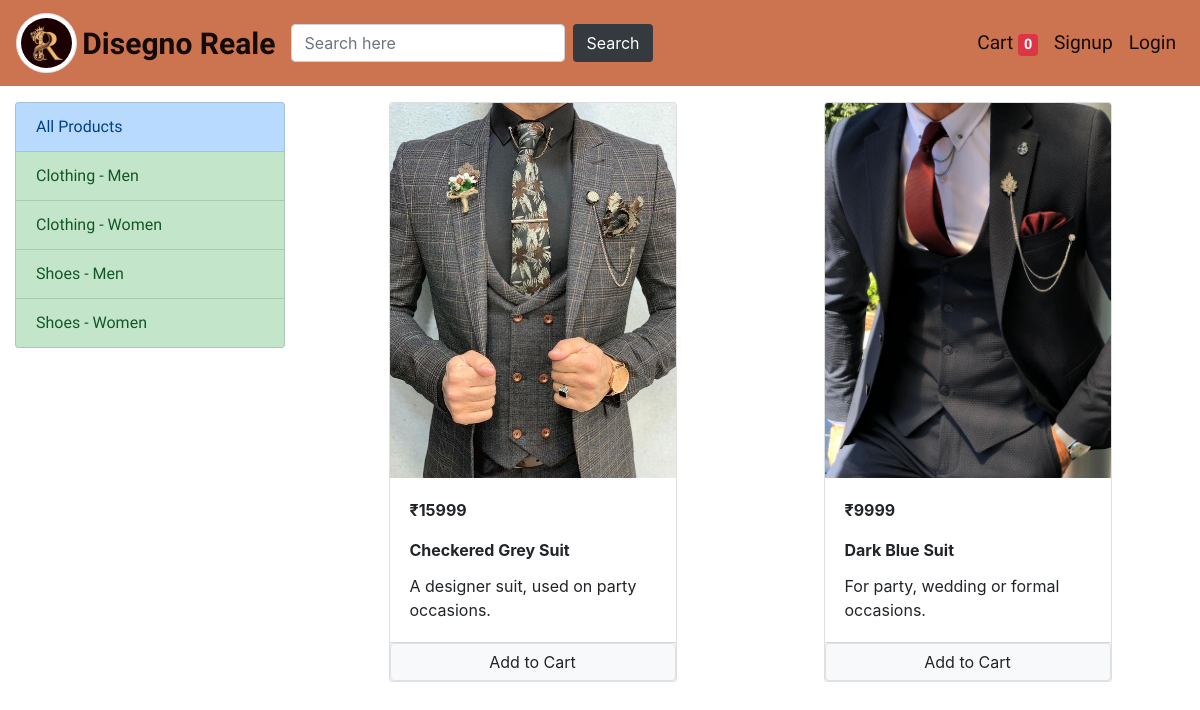
/?category=1, run on the app's committed database.
### store/models/category.py (models this page shows, shortened)
class Category(models.Model):
    name = models.CharField(max_length=20)
    @staticmethod
    def get_all_categories():
        return Category.objects.all()

### store/models/product.py (models this page shows, shortened)
class Product(models.Model):
    name = models.CharField(max_length=50)
    price = models.IntegerField(default=0)
    category = models.ForeignKey(Category, on_delete=models.CASCADE, default=1)
    description = models.CharField(max_length=200, default='', null=True, blank=True)
    image = models.ImageField(upload_to='uploads/products/')
    @staticmethod
    def get_all_products_by_categoryid(category_id):
        if category_id:
            return Product.objects.filter(category = category_id)
        else:
            return Product.get_all_products()

### store/views/home.py (the view, shortened to what this page needs)
# urls.py: path('', Index.as_view(), name='homepage'),
class Index(View):
    def get(self, request):
        cart = request.session.get('cart')
        if not cart:
            request.session['cart'] = {}
        products = None
        categories = Category.get_all_categories()
        categoryId = request.GET.get('category')
        if categoryId:
            products = Product.get_all_products_by_categoryid(categoryId)
        else:
            products = Product.get_all_products()
        data = {}
        data['products'] = products
        data['categories'] = categories
        return render(request, 'index.html', data)

### store/templatetags/cart.py (called while the page is built)
@register.filter(name='is_in_cart')
def is_in_cart(product, cart):
    keys = cart.keys()
    for id in keys:
        if int(id)==product.id:
            return True
    return False

### store/templatetags/custom_filter.py (called while the page is built)
@register.filter(name='currency')
def currency(number):
    return '₹'+str(number)

### store/templates/index.html (shortened to what this page needs)
{% extends 'base.html' %}
{% block content %}
{% load cart %}
{% load custom_filter %}
<div class="container-fluid mt-3">
    <div class="row">
        <div class="col-lg-3 mx-auto">
            <div class="list-group">
                <a href="/" class="list-group-item list-group-item-action list-group-item-primary side-bar">All
                    Products</a>
                {% for category in categories %}
                <a href="/?category={{ category.id }}"
                    class="list-group-item list-group-item-action list-group-item-success side-bar">{{ category.name }}</a>
                {% endfor %}
            </div>
        </div>
        <div id="products" class="col-lg-9 mx-auto">
            <div class="row mx-auto">
                {% for product in products %}
                <div class="card mx-auto mb-3" id="{{product.id}}" style="width: 18rem;">
                    <img class="card-img-top img-fluid image-render" style="height: 375px;"
                        src="{{ product.image.url }}" alt="Card image cap">
                    <div class="card-body">
                        <p class="card-text"><b>{{ product.price|currency }}</b></p>
                        <p class="card-title"><b>{{ product.name }}</b></p>
                        <p class="card-text">{{ product.description }}</p>
                    </div>
                    <div class="card-footer p-0 no-gutters">
                        {% if product|is_in_cart:request.session.cart %}
                        <div class="row no-gutters">
                            <form action="/#{{ product.id }}" class="col-2" method="post">
                                {% csrf_token %}
                                <input hidden type="text" name="product" value="{{ product.id }}">
                                <input hidden type="text" name="remove" value="True">
                                <input type="submit" value="-" class="btn btn-block btn-secondary">
                            </form>
                            <div class="text-center col">
                                {{ product|cart_quantity:request.session.cart }} in Cart
                            </div>
                            <form action="/#{{ product.id }}" class="col-2" method="post">
                                {% csrf_token %}
                                <input hidden type="text" name="product" value="{{ product.id }}">
                                <input type="submit" value="+" class="btn btn-block btn-secondary">
                            </form>
                        </div>
                        {% else %}
                        <form action="/#{{ product.id }}" method="post" class="btn-block">
                            <input value="Add to Cart" type="submit"
                                class="float-right btn btn-light border form-control">
                        </form>
                        {% endif %}
                    </div>
                </div>
                {% endfor %}
            </div>
        </div>
    </div>
</div>
{% endblock %}

### store/templates/base.html (style rules this page uses)
.image-render { max-width: 100%; height: auto; }
.side-bar { font-family: 'Rowdies', cursive; }

### data on the page
Category: name "Clothing - Men"
Category: name "Clothing - Women"
Category: name "Shoes - Men"
Category: name "Shoes - Women"
Product: image (picture), price "₹15999", name "Checkered Grey Suit", description "A designer suit, used on party occasions."
Product: image (picture), price "₹9999", name "Dark Blue Suit", description "For party, wedding or formal occasions."

### other printed values
{{ request.session.cart.keys|length }} "0"
